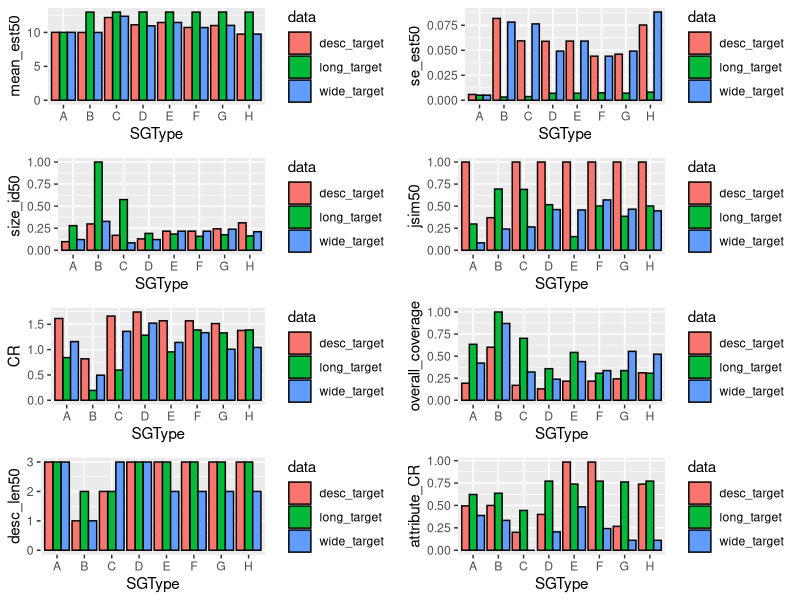
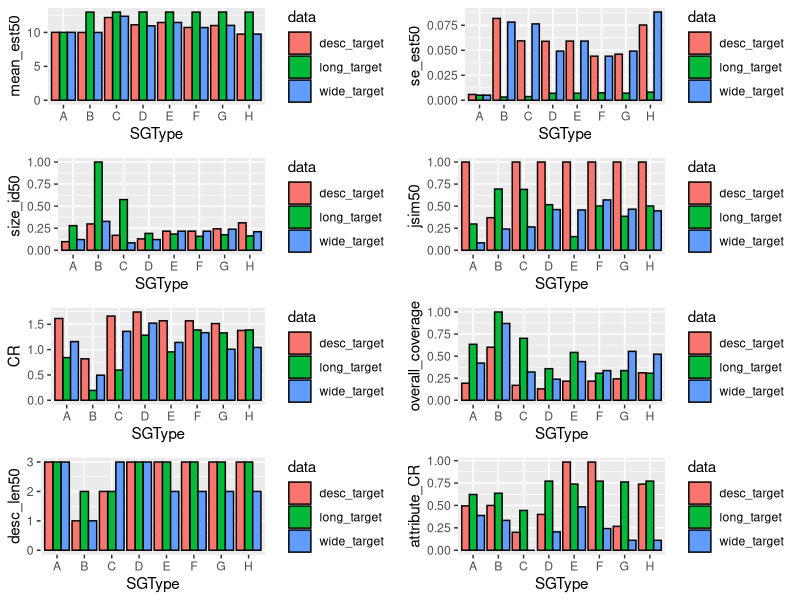

R code for these plots, in order: (Note: this script raises an error after producing the figures.)
library(ggplot2)
library(readxl)
library(tidyverse)
library(purrr)
library(ggpubr)

setwd("C:/Users/20200059/OneDrive - TU Eindhoven/Documents/Github/DescriptionModels/output/synthetic/")
out <- read_excel("date02012024/output.xlsx")

# explore results
mean_est50 <- ggplot(out, aes(y = mean_est50, x = SGType, fill = data)) + 
  geom_bar(stat = "identity", position = position_dodge(), colour="black")
se_est50 <- ggplot(out, aes(y = se_est50, x = SGType, fill = data)) + 
  geom_bar(stat = "identity", position = position_dodge(), colour="black")
size_id50 <- ggplot(out, aes(y = size_id50, x = SGType, fill = data)) + 
  geom_bar(stat = "identity", position = position_dodge(), colour="black")
jsim50 <- ggplot(out, aes(y = jsim50, x = SGType, fill = data)) + 
  geom_bar(stat = "identity", position = position_dodge(), colour="black")
CR <- ggplot(out, aes(y = CR, x = SGType, fill = data)) + 
  geom_bar(stat = "identity", position = position_dodge(), colour="black")
overall_coverage <- ggplot(out, aes(y = overall_coverage, x = SGType, fill = data)) + 
  geom_bar(stat = "identity", position = position_dodge(), colour="black")
desc_len50 <- ggplot(out, aes(y = desc_len50, x = SGType, fill = data)) + 
  geom_bar(stat = "identity", position = position_dodge(), colour="black")
attribute_CR <- ggplot(out, aes(y = attribute_CR, x = SGType, fill = data)) + 
  geom_bar(stat = "identity", position = position_dodge(), colour="black")

figure <- ggarrange(mean_est50, se_est50, size_id50, jsim50, CR, overall_coverage, desc_len50, attribute_CR,
                    labels = c("", "", "", ""),
                    ncol = 2, nrow = 4)
figure

name <- paste('../figures/Figures_manuscript_finalized/orders_exceptional_starting_behaviour.eps', sep = "", collapse = NULL)
ggsave(name, width = 20, height = 16, units = "cm")

# input data

link_to_data <- "../../data_input/synthetic/data/[10, 10, 3, 'default', 1.0]/data.xlsx"
datain <- map(set_names(excel_sheets(link_to_data)), 
                 read_excel, path=link_to_data)
lapply(names(datain), function(x) 
  assign(x, datain[[x]], envir=.GlobalEnv))

target <- as.data.frame(target)
str(target)

plot(target$TargetC)
names(target)

ggplot(target, aes(group = TimeInd, y = TargetC)) + geom_boxplot()

target %>% group_by(TimeInd) %>% summarise(avg = mean(TargetC))

desc_target <- as.data.frame(desc_target)
nrow(desc_target[desc_target$seq == 'ccc',])       
33/1000
